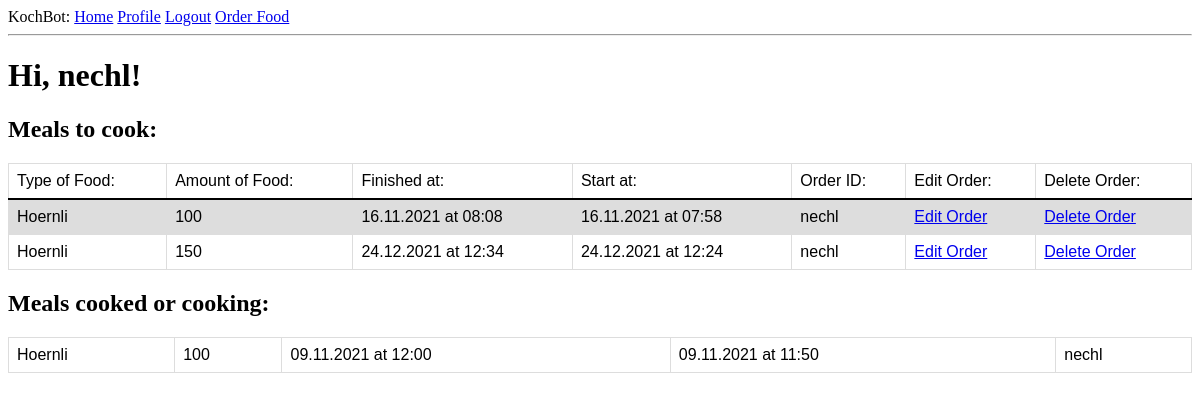
The page /index (signed in) on the database its author committed.
### app/models.py (models this page shows, shortened)
class User(UserMixin, db.Model):
    id = db.Column(db.Integer, primary_key=True)
    username = db.Column(db.String(64), index=True, unique=True)
    email = db.Column(db.String(120), index=True, unique=True)
    password_hash = db.Column(db.String(128))
    orders = db.relationship('Order', backref='author', lazy='dynamic')

class Order(db.Model):
    id = db.Column(db.Integer, primary_key = True)
    food = db.Column(db.String(140))
    timestamp = db.Column(db.DateTime,  default=datetime.utcnow)
    amount = db.Column(db.Integer())
    finished_at = db.Column(db.DateTime, index = True)
    start_at = db.Column(db.DateTime)
    user_id = db.Column(db.Integer, db.ForeignKey('user.id'))
    cooking = db.Column(db.Boolean, default = False)

### app/routes.py (the view)
@app.route('/')
@app.route('/index')
@login_required
def index():
    orders = Order.query.filter_by(cooking = False).order_by(Order.finished_at.asc()).all()
    orders_cooked = Order.query.filter_by(cooking = True).order_by(Order.finished_at.asc()).all()
    return render_template('index.html', title='Home', orders=orders, orders_cooked = orders_cooked)

### app/models.py (called while the page is built)
@login.user_loader
def load_user(id):
    return User.query.get(int(id))

### app/templates/index.html
{% extends "base.html" %}
{% block content %}
    <div class="MainContent">
        <h1>Hi, {{ current_user.username }}!</h1>
        <h2>Meals to cook:</h2>
        <table id="orders">
            <tr id="orders_header">
                <th id="orders_header">Type of Food:</th>
                <th id="orders_header">Amount of Food:</th>
                <th id="orders_header">Finished at:</th>
                <th id="orders_header">Start at:</th>
                <th id="orders_header">Order ID:</th>
                <th id="orders_header">Edit Order:</th>
                <th id="orders_header">Delete Order:</th>
            </tr>
            {% for order in orders %}
                {% include '_order.html' %}
            {% endfor %}
        </table>
        <h2>Meals cooked or cooking:</h2>
        <table id="orders">
            {% for order in orders_cooked %}
                {% include '_order_cooked.html' %}
            {% endfor %}
        </table>
    </div>
{% endblock %}

### app/templates/_order.html
<tr id="orders">
    <th id="orders">{{ order.food }}</th>
    <th id="orders">{{ order.amount }}</th>
    <th id="orders">{{ order.finished_at.strftime("%d.%m.%Y at %H:%M") }}</th>
    <th id="orders">{{ order.start_at.strftime("%d.%m.%Y at %H:%M") }}</th>
    <th id="orders">{{ order.user_id }}</th>
    <th id="orders"><a href="{{ url_for('edit_order', id=order.id) }}">Edit Order</a></th>
    <th id="orders"><a href="{{ url_for('delete_order', id=order.id) }}">Delete Order</a></th>
</tr>

### app/templates/_order_cooked.html
<tr id="orders">
    <th id="orders">{{ order.food }}</th>
    <th id="orders">{{ order.amount }}</th>
    <th id="orders">{{ order.finished_at.strftime("%d.%m.%Y at %H:%M") }}</th>
    <th id="orders">{{ order.start_at.strftime("%d.%m.%Y at %H:%M") }}</th>
    <th id="orders">{{ order.user_id }}</th>
</tr>

### app/static/style/style.css (style rules this page uses)
table#orders { font-family: Arial, sans-serif; font-style:normal; border-collapse: collapse; width: 100%; }
td#orders, th#orders, th#orders_header { border: 1px solid #dddddd; text-align: left; padding: 8px; font-weight: normal; }
tr#orders_header { font-weight: bold; border-bottom: 2px solid black; }
tr#orders:nth-child(even) { background-color: #dddddd; }
.MainContent { background-color: white; }

### rows shown on the page
User: username "nechl"
Order: food "Hoernli", amount "100", finished_at "16.11.2021 at 08:08", start_at "16.11.2021 at 07:58", user_id "nechl"
Order: food "Hoernli", amount "150", finished_at "24.12.2021 at 12:34", start_at "24.12.2021 at 12:24", user_id "nechl"
Order: food "Hoernli", amount "100", finished_at "09.11.2021 at 12:00", start_at "09.11.2021 at 11:50", user_id "nechl"
